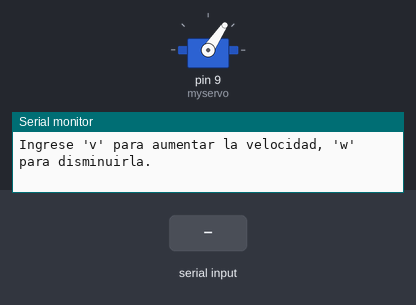
Bench run of a sketch on a simulated Arduino Uno, built with avr-gcc and run on an emulated ATmega328P. Parts: servo, the last lines printed to the serial monitor. The inputs (shaded band) are chosen by the test bench.

Above: at 1.4 s.
1.5 s: "t90\n" received over Serial
At 1.72 s:
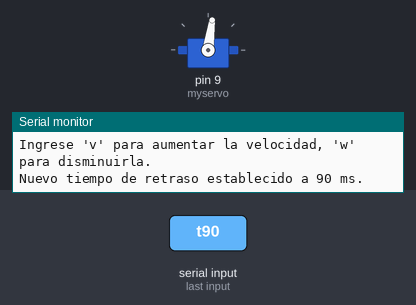
4.5 s: "+" received over Serial
At 4.7 s:
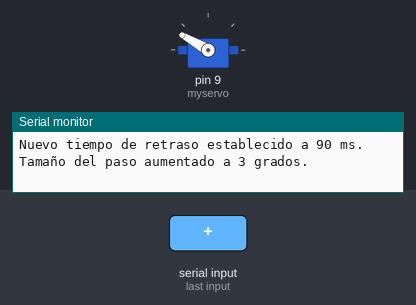
7.5 s: "-" received over Serial
At 7.85 s:
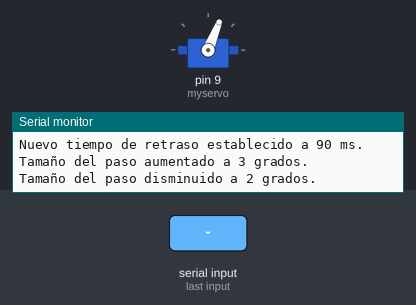
10.5 s: "t" received over Serial
Timing chart, 0 to 14.5 s (numbered marks = the images above; inputs shaded):
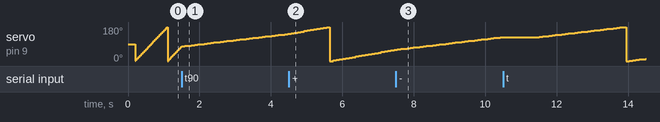

The sketch:

my_servo.ino
```cpp
#include <Servo.h>

Servo myservo;  // Crear objeto servo para controlar un servo

int pos = 0;    // Variable para almacenar la posición del servo
int delayTime = 10; // Tiempo de retraso entre cada movimiento
int stepSize = 2;   // Tamaño del paso en grados
bool isRunning = true; // Estado del servo (encendido o apagado)

void setup() {
  Serial.begin(9600);
  myservo.attach(9);  // Adjunta el servo al pin 9
  Serial.println("Ingrese '+' para aumentar los grados, '-' para disminuirlos.");
  Serial.println("Ingrese 't' seguido de un número para establecer un nuevo tiempo de retraso.");
  Serial.println("Ingrese 'o' para apagar el servo, 'p' para encenderlo.");
  Serial.println("Ingrese 'v' para aumentar la velocidad, 'w' para disminuirla.");
}

void loop() {
  // Leer entrada del usuario
  if (Serial.available()) {
    char command = Serial.read();
    if (command == '+') {
      stepSize = min(10, stepSize + 1); // Aumentar el tamaño del paso (grados)
      Serial.print("Tamaño del paso aumentado a ");
      Serial.print(stepSize);
      Serial.println(" grados.");
    } else if (command == '-') {
      stepSize = max(1, stepSize - 1); // Disminuir el tamaño del paso (grados)
      Serial.print("Tamaño del paso disminuido a ");
      Serial.print(stepSize);
      Serial.println(" grados.");
    } else if (command == 't') {
      int newDelayTime = Serial.parseInt();
      if (newDelayTime > 0) {
        delayTime = newDelayTime; // Establecer un nuevo tiempo de retraso
        Serial.print("Nuevo tiempo de retraso establecido a ");
        Serial.print(delayTime);
        Serial.println(" ms.");
      }
    } else if (command == 'o') {
      isRunning = false; // Apagar el servo
      Serial.println("Servo apagado.");
    } else if (command == 'p') {
      isRunning = true; // Encender el servo
      Serial.println("Servo encendido.");
    } else if (command == 'v') {
      delayTime = max(1, delayTime - 1); // Aumentar la velocidad
      Serial.print("Velocidad aumentada a ");
      Serial.print(delayTime);
      Serial.println(" ms.");
    } else if (command == 'w') {
      delayTime = min(1000, delayTime + 1); // Disminuir la velocidad
      Serial.print("Velocidad disminuida a ");
      Serial.print(delayTime);
      Serial.println(" ms.");
    }
  }

  // Mover el servo si está encendido
  if (isRunning) {
    pos += stepSize;
    if (pos > 180) {
      pos = 0; // Reiniciar la posición si supera los 180 grados
    }
    myservo.write(pos);
    delay(delayTime);
  }
}
```
